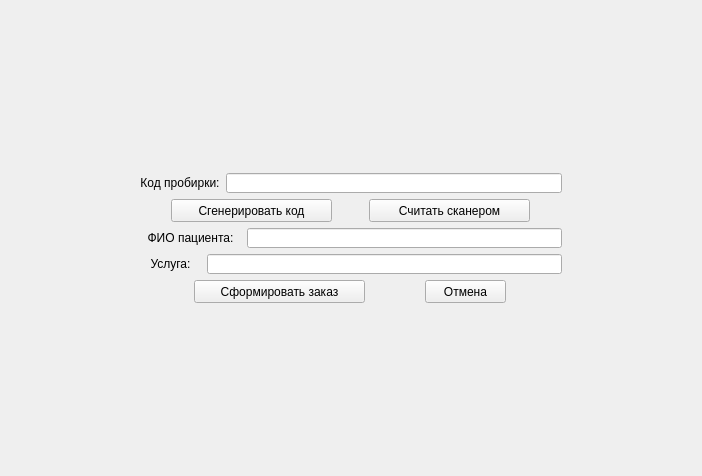
<?xml version="1.0" encoding="UTF-8"?>
<ui version="4.0">
 <class>MainWindow</class>
 <widget class="QMainWindow" name="MainWindow">
  <property name="geometry">
   <rect>
    <x>0</x>
    <y>0</y>
    <width>702</width>
    <height>476</height>
   </rect>
  </property>
  <property name="windowTitle">
   <string>MainWindow</string>
  </property>
  <widget class="QWidget" name="centralwidget">
   <layout class="QGridLayout" name="gridLayout_2">
    <item row="1" column="0">
     <spacer name="horizontalSpacer">
      <property name="orientation">
       <enum>Qt::Horizontal</enum>
      </property>
      <property name="sizeHint" stdset="0">
       <size>
        <width>40</width>
        <height>20</height>
       </size>
      </property>
     </spacer>
    </item>
    <item row="1" column="1">
     <layout class="QVBoxLayout" name="verticalLayout">
      <item>
       <layout class="QHBoxLayout" name="horizontalLayout">
        <item>
         <widget class="QLabel" name="label">
          <property name="minimumSize">
           <size>
            <width>75</width>
            <height>0</height>
           </size>
          </property>
          <property name="maximumSize">
           <size>
            <width>81</width>
            <height>21</height>
           </size>
          </property>
          <property name="text">
           <string>&lt;html&gt;&lt;head/&gt;&lt;body&gt;&lt;p align=&quot;center&quot;&gt;Код пробирки:&lt;/p&gt;&lt;/body&gt;&lt;/html&gt;</string>
          </property>
         </widget>
        </item>
        <item>
         <widget class="QLineEdit" name="codeEnter">
          <property name="minimumSize">
           <size>
            <width>336</width>
            <height>20</height>
           </size>
          </property>
          <property name="maximumSize">
           <size>
            <width>16777215</width>
            <height>20</height>
           </size>
          </property>
         </widget>
        </item>
       </layout>
      </item>
      <item>
       <layout class="QHBoxLayout" name="horizontalLayout_2">
        <item>
         <widget class="QPushButton" name="generateCodeButton">
          <property name="minimumSize">
           <size>
            <width>161</width>
            <height>23</height>
           </size>
          </property>
          <property name="maximumSize">
           <size>
            <width>161</width>
            <height>23</height>
           </size>
          </property>
          <property name="text">
           <string>Сгенерировать код</string>
          </property>
         </widget>
        </item>
        <item>
         <widget class="QPushButton" name="pushButton">
          <property name="minimumSize">
           <size>
            <width>161</width>
            <height>23</height>
           </size>
          </property>
          <property name="maximumSize">
           <size>
            <width>161</width>
            <height>23</height>
           </size>
          </property>
          <property name="text">
           <string>Считать сканером</string>
          </property>
         </widget>
        </item>
       </layout>
      </item>
      <item>
       <layout class="QHBoxLayout" name="horizontalLayout_3">
        <item>
         <widget class="QLabel" name="label_2">
          <property name="minimumSize">
           <size>
            <width>101</width>
            <height>20</height>
           </size>
          </property>
          <property name="maximumSize">
           <size>
            <width>101</width>
            <height>20</height>
           </size>
          </property>
          <property name="text">
           <string>&lt;html&gt;&lt;head/&gt;&lt;body&gt;&lt;p align=&quot;center&quot;&gt;ФИО пациента:&lt;/p&gt;&lt;/body&gt;&lt;/html&gt;</string>
          </property>
         </widget>
        </item>
        <item>
         <widget class="QLineEdit" name="namePatient">
          <property name="minimumSize">
           <size>
            <width>211</width>
            <height>20</height>
           </size>
          </property>
          <property name="maximumSize">
           <size>
            <width>16777215</width>
            <height>20</height>
           </size>
          </property>
         </widget>
        </item>
       </layout>
      </item>
      <item>
       <layout class="QHBoxLayout" name="horizontalLayout_4">
        <item>
         <widget class="QLabel" name="label_3">
          <property name="minimumSize">
           <size>
            <width>61</width>
            <height>20</height>
           </size>
          </property>
          <property name="maximumSize">
           <size>
            <width>61</width>
            <height>20</height>
           </size>
          </property>
          <property name="text">
           <string>&lt;html&gt;&lt;head/&gt;&lt;body&gt;&lt;p align=&quot;center&quot;&gt;Услуга:&lt;/p&gt;&lt;/body&gt;&lt;/html&gt;</string>
          </property>
         </widget>
        </item>
        <item>
         <widget class="QLineEdit" name="chooseUsluga">
          <property name="minimumSize">
           <size>
            <width>191</width>
            <height>20</height>
           </size>
          </property>
          <property name="maximumSize">
           <size>
            <width>16777215</width>
            <height>20</height>
           </size>
          </property>
         </widget>
        </item>
       </layout>
      </item>
      <item>
       <layout class="QHBoxLayout" name="horizontalLayout_5">
        <item>
         <widget class="QPushButton" name="createZakaz">
          <property name="minimumSize">
           <size>
            <width>121</width>
            <height>23</height>
           </size>
          </property>
          <property name="maximumSize">
           <size>
            <width>171</width>
            <height>23</height>
           </size>
          </property>
          <property name="text">
           <string>Сформировать заказ</string>
          </property>
         </widget>
        </item>
        <item>
         <widget class="QPushButton" name="cancelZakaz">
          <property name="minimumSize">
           <size>
            <width>61</width>
            <height>23</height>
           </size>
          </property>
          <property name="maximumSize">
           <size>
            <width>81</width>
            <height>23</height>
           </size>
          </property>
          <property name="text">
           <string>Отмена</string>
          </property>
         </widget>
        </item>
       </layout>
      </item>
     </layout>
    </item>
    <item row="2" column="1">
     <spacer name="verticalSpacer">
      <property name="orientation">
       <enum>Qt::Vertical</enum>
      </property>
      <property name="sizeHint" stdset="0">
       <size>
        <width>20</width>
        <height>40</height>
       </size>
      </property>
     </spacer>
    </item>
    <item row="0" column="1">
     <spacer name="verticalSpacer_2">
      <property name="orientation">
       <enum>Qt::Vertical</enum>
      </property>
      <property name="sizeHint" stdset="0">
       <size>
        <width>20</width>
        <height>40</height>
       </size>
      </property>
     </spacer>
    </item>
    <item row="1" column="2">
     <spacer name="horizontalSpacer_2">
      <property name="orientation">
       <enum>Qt::Horizontal</enum>
      </property>
      <property name="sizeHint" stdset="0">
       <size>
        <width>40</width>
        <height>20</height>
       </size>
      </property>
     </spacer>
    </item>
   </layout>
  </widget>
 </widget>
 <resources/>
 <connections/>
</ui>
